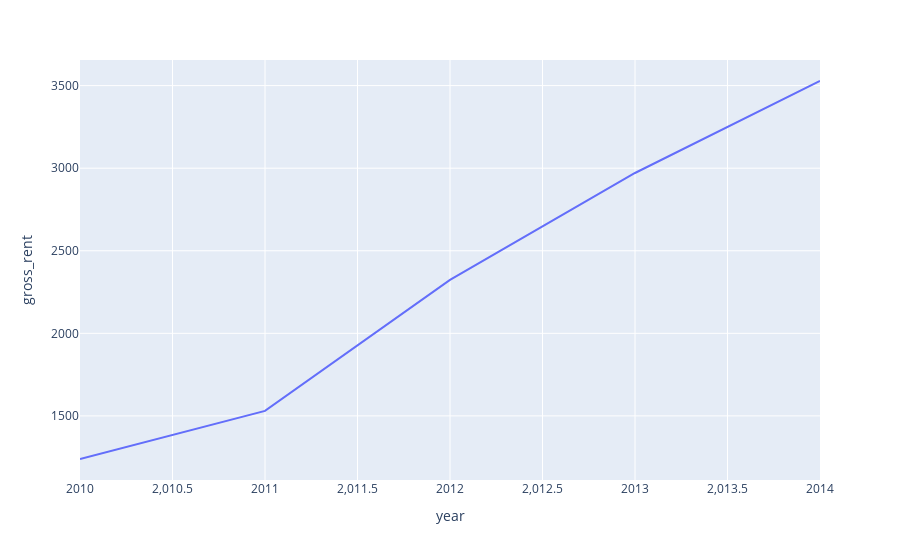
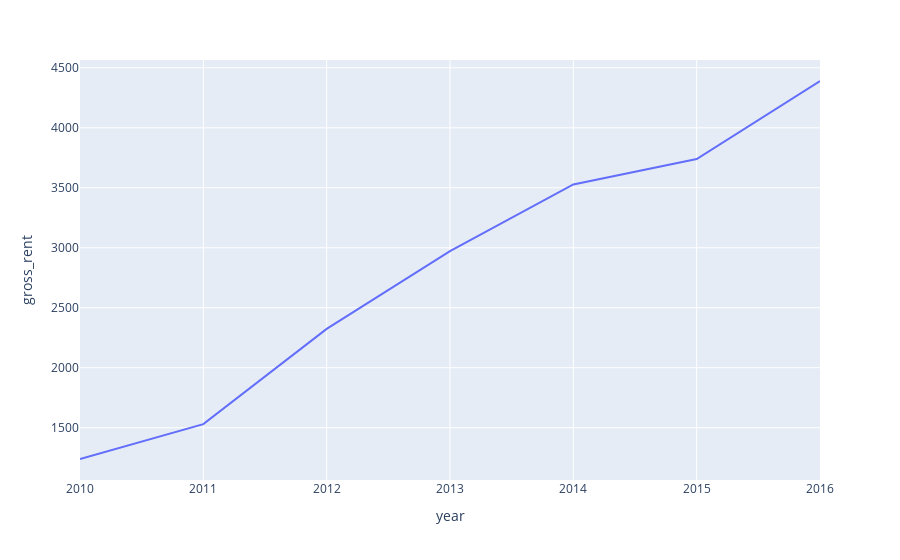

The code cell stored with these charts, in order, in its notebook:
### Code cell
average_rent_by_neighborhood('Bayview')
average_rent_by_neighborhood("Alamo Square")

### Figure 1 — Plotly figure (JSON) as saved in the notebook; plotly's stock layout.template omitted (floating-point values rounded to 4 significant figures)
{"data": [{"hovertemplate": "year=%{x}<br>gross_rent=%{y}<extra></extra>", "legendgroup": "", "line": {"color": "#636efa", "dash": "solid"}, "marker": {"symbol": "circle"}, "mode": "lines", "name": "", "orientation": "v", "showlegend": false, "type": "scatter", "x": [2010, 2011, 2012, 2013, 2014], "xaxis": "x", "y": [1239, 1530, 2324, 2971, 3528], "yaxis": "y"}], "layout": {"legend": {"tracegroupgap": 0}, "margin": {"t": 60}, "xaxis": {"anchor": "y", "domain": [0, 1], "title": {"text": "year"}}, "yaxis": {"anchor": "x", "domain": [0, 1], "title": {"text": "gross_rent"}}}}

### Figure 2 — Plotly figure (JSON) as saved in the notebook; plotly's stock layout.template omitted (floating-point values rounded to 4 significant figures)
{"data": [{"hovertemplate": "year=%{x}<br>gross_rent=%{y}<extra></extra>", "legendgroup": "", "line": {"color": "#636efa", "dash": "solid"}, "marker": {"symbol": "circle"}, "mode": "lines", "name": "", "orientation": "v", "showlegend": false, "type": "scatter", "x": [2010, 2011, 2012, 2013, 2014, 2015, 2016], "xaxis": "x", "y": [1239, 1530, 2324, 2971, 3528, 3739, 4390], "yaxis": "y"}], "layout": {"legend": {"tracegroupgap": 0}, "margin": {"t": 60}, "xaxis": {"anchor": "y", "domain": [0, 1], "title": {"text": "year"}}, "yaxis": {"anchor": "x", "domain": [0, 1], "title": {"text": "gross_rent"}}}}
